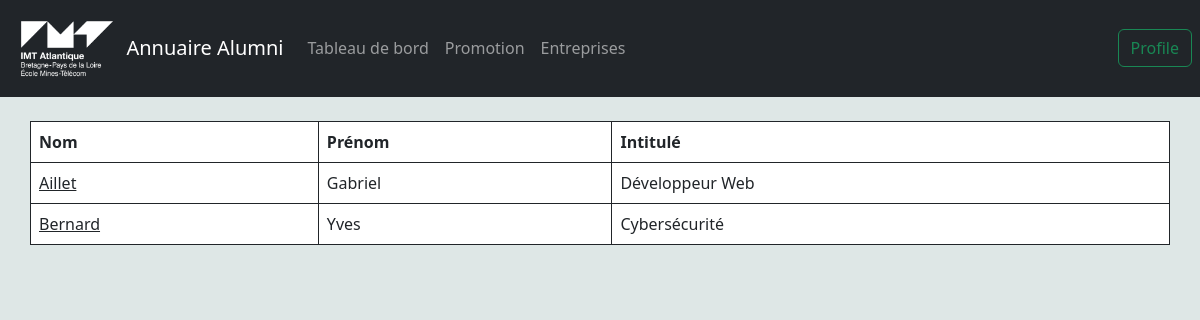
The app's page /entreprise test/entreprise/1 with its own data.
### database/models.py (models this page shows)
class stage(db.Model):
    stage_id = db.Column(db.Integer, primary_key=True)
    student_id = db.Column(db.Integer)
    entreprise_id = db.Column(db.Integer)
    description = db.Column(db.Text)
    nom = db.Column(db.Text)
    info_tuteur = db.Column(db.Text)

class student(db.Model):
    student_id = db.Column('id', db.Integer, primary_key=True)
    name = db.Column(db.Text)
    surname = db.Column(db.Text)

### app.py (the view)
@app.route("/<string:name>/entreprise/<int:idEntreprise>",methods=["GET", "POST"])
def EntrepriseTabList(name,idEntreprise):
    Entreprise = entreprise.query.filter_by(entreprise_id = idEntreprise).first()
    StagesRaw = stage.query.filter_by(entreprise_id = idEntreprise).all()
    Stages = []
    for sr in StagesRaw:
        Student = student.query.filter_by(student_id=sr.student_id).first()
        Stages += [[Student,sr.nom]]
    return render_template("listeStageEntreprise.html",entreprise=Entreprise,name=name,id=1,Stages=Stages)

### templates/listeStageEntreprise.html (shortened to what this page needs)
<!DOCTYPE html>
<html lang="en">
<head>
    <link href="https://cdn.jsdelivr.net/npm/bootstrap@5.3.0-alpha1/dist/css/bootstrap.min.css"
      rel="stylesheet"
>
    {% import 'navBar.jinja2' as nav %}
</head>
<body style="background-color:#dee7e6;">
<header>
            {{ nav.renderNavBar(name,id) }}
</header>
<br>
<div class="container">
    <div class="row">
        <table class="table table-bordered border-dark col-10">
                        <thead>
                            <tr>
                                <th>Nom</th>
                                <th>Prénom</th>
                                <th>Intitulé</th>
                            </tr>
                        </thead>
                        <tbody >
                            {% for stage in Stages %}
                            <tr>
                                <td ><a class="link-dark taf" href="{{ url_for("showClientInfo",id=stage[0].student_id,name=name) }}">{{ stage[0].name }}</a></td>
                                <td >{{ stage[0].surname }}</td>
                                <td >{{ stage[1]}}</td>
                            </tr>
                            {% endfor %}
                        </tbody>
                    </table>
    </div>
</div>
</body>
</html>

### records on screen
stage: name "Aillet", surname "Gabriel", nom "Développeur Web"
stage: name "Bernard", surname "Yves", nom "Cybersécurité"
